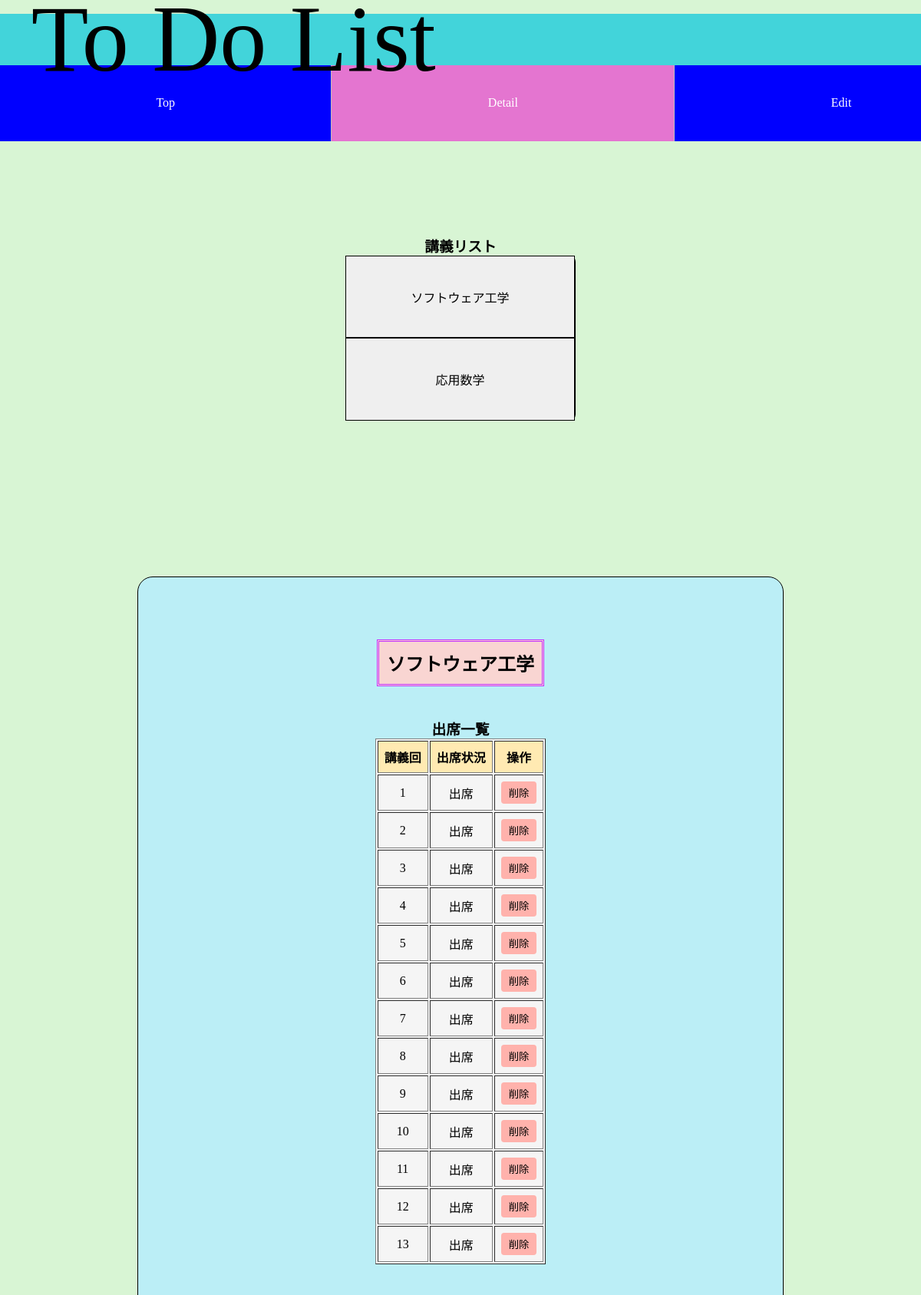
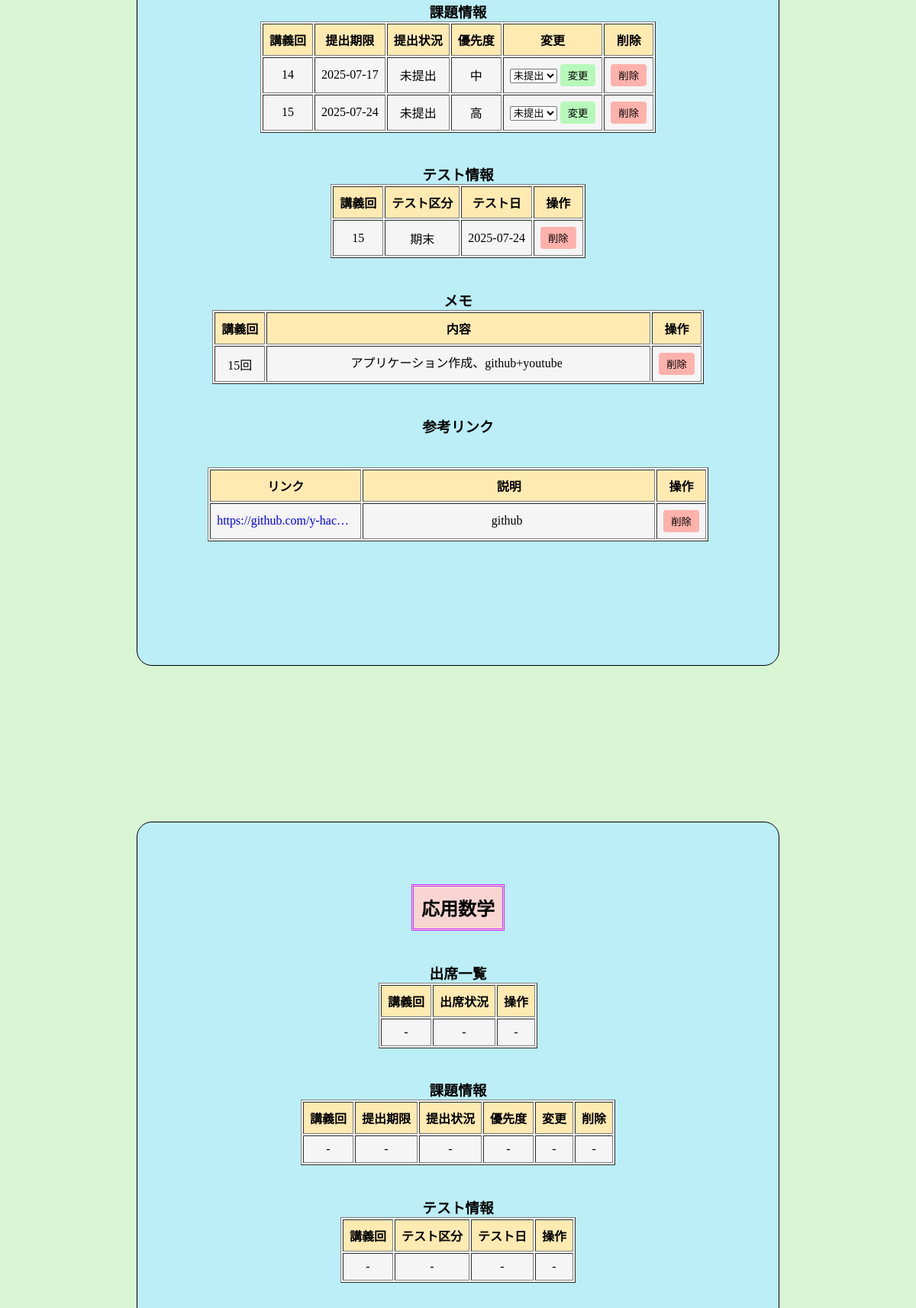
The app's page /detail (upper part) with its own data (2 pictures, top to bottom).
### tables this page shows
CREATE TABLE lectures (
    lecture_id INTEGER PRIMARY KEY AUTOINCREMENT,
    lecture_name TEXT NOT NULL UNIQUE
);

CREATE TABLE attendances (
    attendance_id INTEGER PRIMARY KEY AUTOINCREMENT,
    lecture_id INTEGER NOT NULL,
    session TEXT NOT NULL,
    attendance_status TEXT,
    FOREIGN KEY (lecture_id) REFERENCES lectures(lecture_id),
    UNIQUE(lecture_id, session)  -- ここがポイント
);

CREATE TABLE assignments (
    assignment_id INTEGER PRIMARY KEY AUTOINCREMENT,
    lecture_id INTEGER NOT NULL,
    due_date TEXT,
    session TEXT,
    status TEXT,
    priority TEXT,
    FOREIGN KEY (lecture_id) REFERENCES lectures(lecture_id)
);

CREATE TABLE tests (
    test_id INTEGER PRIMARY KEY AUTOINCREMENT,
    lecture_id INTEGER NOT NULL,
    session TEXT,
    test_type TEXT,
    test_date TEXT,
    FOREIGN KEY (lecture_id) REFERENCES lectures(lecture_id)
);

CREATE TABLE memos (
    memo_id INTEGER PRIMARY KEY AUTOINCREMENT,
    lecture_id INTEGER NOT NULL,
    session INTEGER,
    content TEXT,
    FOREIGN KEY (lecture_id) REFERENCES lectures(lecture_id)
);

CREATE TABLE resources (
    resource_id INTEGER PRIMARY KEY AUTOINCREMENT,
    lecture_id INTEGER NOT NULL,
    link TEXT,
    description TEXT,
    FOREIGN KEY (lecture_id) REFERENCES lectures(lecture_id)
);

### server.py (the view)
@app.route("/detail", methods=["GET", "POST"])
def detail():
    conn = sqlite3.connect("app.db")
    cursor = conn.cursor()
    if request.method == "POST":
        assignment_id = request.form.get("assignment_id")
        new_status = request.form.get("new_status")
        if assignment_id and new_status:
            cursor.execute("UPDATE assignments SET status = ? WHERE assignment_id = ?", (new_status, assignment_id))
            conn.commit()
    cursor.execute("SELECT * FROM lectures")
    lectures = cursor.fetchall()
    cursor.execute("SELECT lecture_id, lecture_name FROM lectures")
    lectures = cursor.fetchall()
    lecture_data = {}
    for lecture_id, lecture_name in lectures:
        cursor.execute("""
            SELECT attendance_id, session, attendance_status
            FROM attendances
            WHERE lecture_id = ?
            ORDER BY CAST(session AS INTEGER)
        """, (lecture_id,))
        attendance = cursor.fetchall()
        cursor.execute("""
            SELECT assignment_id, session, due_date, status, priority
            FROM assignments
            WHERE lecture_id = ?
            ORDER BY CAST(session AS INTEGER)
        """, (lecture_id,))
        assignments = cursor.fetchall()
        cursor.execute("""
            SELECT test_id, session, test_type, test_date
            FROM tests
            WHERE lecture_id = ?
            ORDER BY CAST(session AS INTEGER)
        """, (lecture_id,))
        tests = cursor.fetchall()
        cursor.execute("""
            SELECT memo_id, session, content
            FROM memos
            WHERE lecture_id = ?
            ORDER BY CAST(session AS INTEGER)
        """, (lecture_id,))
        memos = cursor.fetchall()
        cursor.execute("""
            SELECT resource_id, link, description
            FROM resources
            WHERE lecture_id = ?
        """, (lecture_id,))
        resources = cursor.fetchall()
        lecture_data[lecture_name] = {
            "attendance": attendance,
            "assignments": assignments,
            "tests": tests,
            "memos": memos,
            "resources": resources
        }
    conn.close()
    return render_template("detail.html", lectures=lectures, lecture_data=lecture_data)

### templates/detail.html (shortened to what this page needs)
﻿<!DOCTYPE html>
<html lang=" ja" >
<head>
   <link rel="stylesheet" href="{{ url_for('static', filename='stylesheets/detail.css') }}">
</head>
<body>
  <div class="head">
    <div class="head_textbox">
        <font face="mv boli">To Do List</font>
    </div>
  </div>
  <div class="menu">
    <ul>
      <div class="else_menu"><li><a href="{{ url_for('home') }}">Top</a></li></div>
      <div class="now_menu"><li><a href="{{ url_for('detail') }}">Detail</a></li></div>
      <div class="else_menu"><li><a href="{{ url_for('edit') }}">Edit</a></li></div>
    </ul>
  </div>
  <div class="main">
    <div class="space"></div>
    {% if not lectures %}
      <div class="box">
        <p style="text-align: center; color: rgb(0, 0, 0); font-weight: bold;">
          <font size="5">登録情報がありません</font>
        </p>
      </div>
    {% else %}
      <div class="lecture-nav">
        <h3 style="text-align:center;">講義リスト</h3>
        <ul class="lecture-nav-table">
          {% for lecture_name in lecture_data.keys() %}
            <li><a href="#lecture-{{ loop.index }}">{{ lecture_name }}</a></li>
          {% endfor %}
        </ul>
      </div>
      <div class="space"></div>
      {% for lecture_name, data in lecture_data.items() %}
        <div class="table">
          <div class="topspace"></div>
        <div class="box">
          <h2 id="lecture-{{ loop.index }}" class="anchor" style="text-align:center;">{{ lecture_name }}</h2>
        </div>
        <div class="tspace"></div>
        <h3 style="text-align: center;">出席一覧</h3>
        <table border="1" style="margin: auto; text-align: center;">
          <tr><th>講義回</th><th>出席状況</th><th>操作</th></tr>
          {% if data.attendance %}
            {% for att in data.attendance %}
              <tr>
                <td>{{ att[1] }}</td>
                <td>{{ att[2] }}</td>
                <td>
                  <form method="POST" action="{{ url_for('delete_attendance', id=att[0]) }}">
                    <input type="submit" value="削除" class="delete-button" onclick="return confirm('本当に削除しますか？');">
                  </form>
                </td>
              </tr>
            {% endfor %}
          {% else %}
            <tr>
              <td>-</td>
              <td>-</td>
              <td>-</td>
            </tr>
          {% endif %}
        </table>
        <div class="tspace"></div>
        <h3 style="text-align: center;">課題情報</h3>
        <table border="1" style="margin: auto; text-align: center;">
          <tr><th>講義回</th><th>提出期限</th><th>提出状況</th><th>優先度</th><th>変更</th><th>削除</th></tr>
          {% if data.assignments %}
            {% for as in data.assignments %}
              <tr>
                <td>{{ as[1] }}</td>
                <td>{{ as[2] }}</td>
                <td>{{ as[3] }}</td>
                <td>{{ as[4] }}</td>
                <td>
                  <form method="POST" action="{{ url_for('detail') }}">
                    <select name="new_status">
                      <option value="未提出" {% if as[3] == "未提出" %}selected{% endif %}>未提出</option>
                    </select>
                    <button type="submit" class="change-button">変更</button>
                  </form>
                </td>
                <td>
                  <form method="POST" action="{{ url_for('delete_assignment', id=as[0]) }}">
                    <input type="submit" value="削除" class="delete-button" onclick="return confirm('本当に削除しますか？');">
                  </form>
                </td>
              </tr>
            {% endfor %}
          {% else %}
            <tr>
              <td>-</td>
              <td>-</td>
              <td>-</td>
              <td>-</td>
              <td>-</td>
              <td>-</td>
            </tr>
          {% endif %}
        </table>
      <div class="tspace"></div>
      <h3 style="text-align: center;">テスト情報</h3>
        <table border="1" style="margin: auto; text-align: center;">
          <tr><th>講義回</th><th>テスト区分</th><th>テスト日</th><th>操作</th></tr>
          {% if data.tests %}
            {% for t in data.tests %}
              <tr>
                <td>{{ t[1] }}</td>
                <td>{{ t[2] }}</td>
                <td>{{ t[3] }}</td>
                <td>
                  <form method="POST" action="{{ url_for('delete_test', id=t[0]) }}">
                    <input type="submit" value="削除" class="delete-button" onclick="return confirm('本当に削除しますか？');">
                  </form>
                </td>
              </tr>
            {% endfor %}
          {% else %}
            <tr>
              <td>-</td>
              <td>-</td>
              <td>-</td>
              <td>-</td>
            </tr>
          {% endif %}
        </table>
        <div class="tspace"></div>
        <h3 style="text-align: center;">メモ</h3>
        <table border="1" style="margin: auto; text-align: center;">
          <tr><th>講義回</th><th>内容</th><th>操作</th></tr>
          {% if data.memos %}
            {% for m in data.memos %}
              <tr>
                <td>{{ m[1] }}回</td>
                <td><div class="memo-content">{{ m[2] }}</div></td>
                <td>
                  <form method="POST" action="{{ url_for('delete_memo', id=m[0]) }}">
                    <input type="submit" value="削除" class="delete-button" onclick="return confirm('本当に削除しますか？');">
                  </form>
                </td>
              </tr>
            {% endfor %}
          {% else %}
            <tr>
              <td>-</td>
              <td>-</td>
              <td>-</td>
            </tr>
          {% endif %}
        </table>
        <div class="tspace"></div>
        <h3 style="text-align: center;">参考リンク</h3>
        <table border="1" style="margin: auto; text-align: center;">
          <tr><th>リンク</th><th>説明</th><th>操作</th></tr>
          {% if data.resources %}
            {% for r in data.resources %}
              <tr>
                <td>
                  <a href="{{ r[1] }}" target="_blank">
                    <span class="link-ellipsis" title="{{ r[1] }}">{{ r[1] }}</span>
                  </a>
                </td>
                <td>
                  <div class="link-content">{{ r[2] }}</div>
                </td>
                <td>
                  <form method="POST" action="{{ url_for('delete_resource', id=r[0]) }}">
                    <input type="submit" value="削除" class="delete-button" onclick="return confirm('本当に削除しますか？');">
                  </form>
                </td>
              </tr>
              <div class="tspace"></div>
            {% endfor %}
          {% else %}
            <tr>
              <td>-</td>
              <td>-</td>
              <td>-</td>
            </tr>
          {% endif %}
        </table>
        <div class="topspace"></div>
      </div>
      <div class="tablespace"></div>
      {% endfor %}
    {% endif %}
  </div>
</body>

### static/stylesheets/detail.css (style rules this page uses)
body { background-color: #d8f5d4; min-height: 100vh; margin: 0; }
html { scroll-behavior: smooth; }
.head { position: relative; background-color: #42d4da; width: 100%; aspect-ratio: 18 / 1; }
.head_textbox { width: 60%; height: 100%; display: flex; align-items: center; font-size: 3vmax; padding: 0 1vmax; color: black; }
.menu ul { display: flex; flex-flow: row; list-style-type: none; margin: 0; padding: 0; overflow: hidden; background-color: blue; }
.menu li { border-right: 1px solid #bbbbbb; }
.now_menu li { background: rgb(228, 117, 208); }
.menu li a { display: block; text-align: center; text-decoration: none; padding: 1vmax 5vmax; color: white; transition:all 0.3s; }
.main { background-color: #d8f5d4; }
.table { background-color: #bbeef6; text-align: center; width: 70%; margin: auto; padding: 0vmax 0vmax 2vmax 0vmax; border-top: solid 1px #000000; border-bottom: solid 1px #000000; border-right: solid 1px #000000; border-left: solid 1px #000000; border-radius: 20px; }
.space { height: 3vmax; display: flex; }
.topspace { height: 2vmax; display: flex; }
.tspace { height: 1vmax; display: flex; }
.tablespace { height: 5vmax; display: flex; }
table { background-color: rgb(245, 245, 245); }
.box { width: fit-content; background-color: rgb(240, 240, 240); border: #000000 3px double; padding:10px; margin: 0 auto; }
.memo-content { display: block; text-align: center; word-break: break-word; white-space: normal; overflow-wrap: break-word; line-height: 1.4em; max-height: calc(1.4em * 3); overflow-y: auto; padding-right: 5px; width: 40vw; }
.link-content { display: inline-block; text-align: center; word-break: break-word; white-space: normal; overflow-wrap: break-word; line-height: 1.4em; max-height: calc(1.4em * 3); overflow-y: auto; padding-right: 5px; width: 30vw; }
.link-ellipsis { display: inline-block; max-width: 15vw; overflow: hidden; text-overflow: ellipsis; white-space: nowrap; vertical-align: middle; }
table th, table td { padding: 8px; text-align: center; }
table tr:first-child { background-color: #ffeab2; }
.change-button { background-color: #b7f9ba; color: rgb(0, 0, 0); border: none; padding: 5px 10px; cursor: pointer; border-radius: 4px; }
.delete-button { background-color: #ffb2ac; color: rgb(0, 0, 0); border: none; padding: 5px 10px; cursor: pointer; border-radius: 4px; }
.box { border:#c42fff 3px double; background-color: #f9d5d2; padding:10px; align-items: center; justify-content: center; }
.lecture-nav { display: grid; text-align: center; width: 25%; margin: auto; padding: 0vmax 0vmax 2vmax 0vmax; }
.lecture-nav li a { display: block; text-align: center; text-decoration: none; padding: 1vmax 2vmax; color: black; transition:all 0.3s; }
.lecture-nav ul { border-radius :8px; border-right: 1px solid #000000; }
.lecture-nav li { list-style:none; min-height: 30px; background: #efefef; border-top: solid 1px #000000; border-bottom: solid 1px #000000; border-right: solid 1px #000000; border-left: solid 1px #000000; }
.anchor { scroll-margin-top: 120px; }

### records on screen
lectures: lecture_name "ソフトウェア工学"
lectures: lecture_name "応用数学"
attendances: session "1", attendance_status "出席"
attendances: session "2", attendance_status "出席"
attendances: session "3", attendance_status "出席"
attendances: session "4", attendance_status "出席"
attendances: session "5", attendance_status "出席"
attendances: session "6", attendance_status "出席"
attendances: session "7", attendance_status "出席"
attendances: session "8", attendance_status "出席"
attendances: session "9", attendance_status "出席"
attendances: session "10", attendance_status "出席"
attendances: session "11", attendance_status "出席"
attendances: session "12", attendance_status "出席"
attendances: session "13", attendance_status "出席"
assignments: session "14", due_date "2025-07-17", status "未提出", priority "中", new_status "未提出"
assignments: session "15", due_date "2025-07-24", status "未提出", priority "高", new_status "未提出"
tests: session "15", test_type "期末", test_date "2025-07-24"
memos: session "15", content "アプリケーション作成、github+youtube"
resources: link "https://github.com/y-hac…", description "github"
